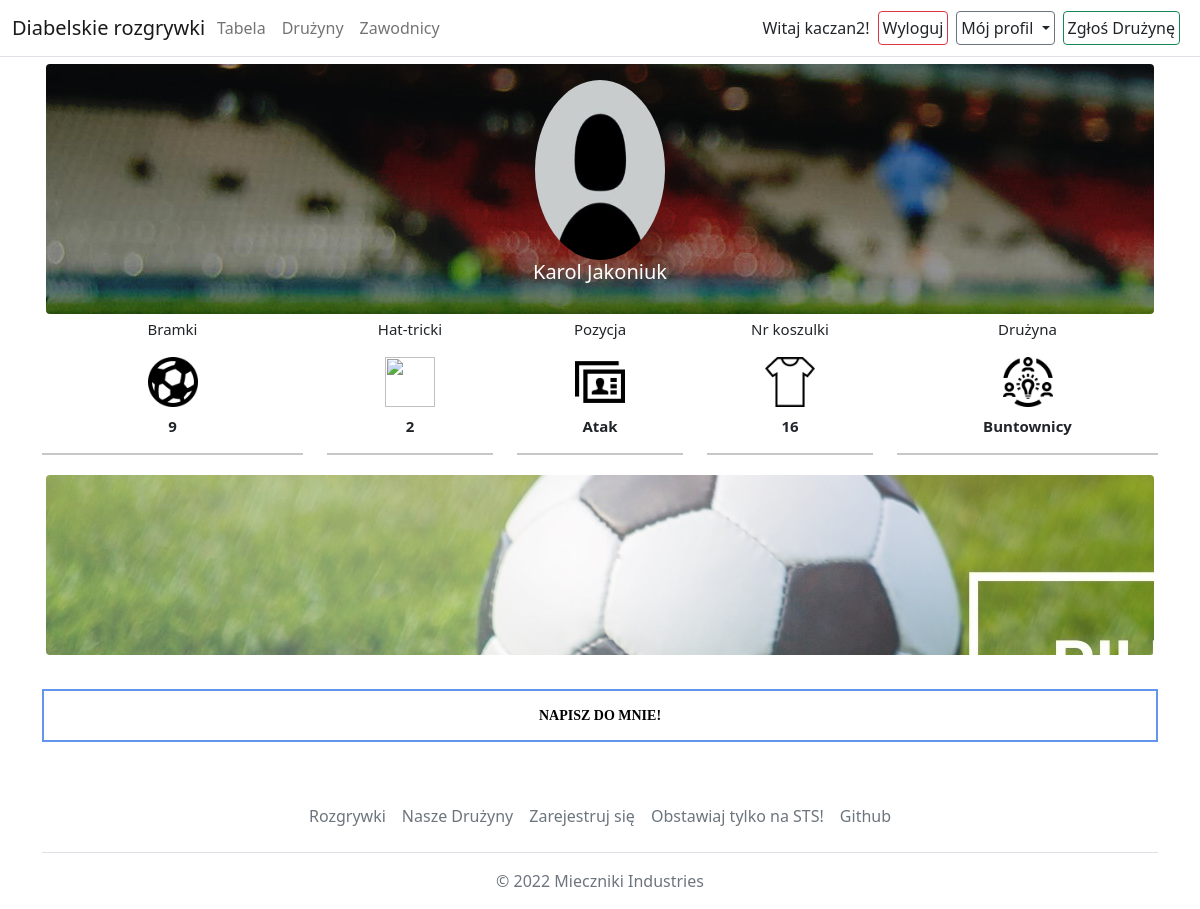
/player/6 (signed in), run on the app's committed database.
### Football/models.py (models this page shows, shortened)
class Player(models.Model):
    user = models.OneToOneField(User,on_delete=models.CASCADE,null=True)
    name = models.CharField(max_length=30)
    surname = models.CharField(max_length=30)
    position = models.ForeignKey(Position,on_delete=models.CASCADE,null=True)
    shirt_number = models.IntegerField(null=True, validators=[MinValueValidator(1),MaxValueValidator(99)])
    team = models.ForeignKey(Team,null=True,on_delete=models.SET_NULL)
    image = models.ImageField(upload_to='images/players/',null=False,default='images/default_profile_picture.jpg')
    captain = models.BooleanField(null=False,default=False)
    mod = models.BooleanField(null=False,default=False)
    def get_goals(self):
        goals = Goal.objects.all().filter(player = self)
        return len(goals)
    def get_hat_tricks(self):
        goals = Goal.objects.all().filter(player = self)
        goals = goals.values('match').annotate(total = Count('player'))
        count = 0
        for i in goals:
            if i['total'] >= 3:
                count+=1
        return count
    def get_absolute_url(self):
        return reverse('football:player_detail',args=[self.id])
    def __str__(self):
        return f'{self.name} {self.surname}'

class Position(models.Model):
    title = models.CharField(max_length=30)
    def __str__(self):
        return self.title

class Team(models.Model):
    name = models.CharField(max_length=30)
    slug = models.SlugField(max_length=30,unique=True)
    image = models.ImageField(upload_to='images/teams')
    def __str__(self):
        return self.name
    def get_absolute_url(self):
        return reverse('football:team_detail',args=[self.slug])

### Football/views.py (the view)
# urls.py: path('player/<int:id>',views.player_detail,name='player_detail'),
def player_detail(request,id):
    player = get_object_or_404(Player,id=id)
    if request.method=="POST":
        send_invite_to_team(f'Zostałeś zaproszony przez {request.user.player.__str__()} do drużyny'
                            f'{request.user.player.team.__str__()}',request.user.player,player,request.user.player.team)
        return redirect('football:all_players')
    return render(request, 'player/player_detail.html', {'player':player})

### Football/ext_methods.py (called while the page is built)
def get_teams(request):
    return {'teams' : Team.objects.all()}

### templates/player/player_detail.html (shortened to what this page needs)
{% extends 'base.html' %}
{% block content %}
    <div class="container">
        <div class="row m-1 bg-image  rounded " style="background-image: url(../../media/images/Stadion.jpg); max-width: 100%; height: 250px;">
            <div class="col-12 ">
                <img class="rounded-circle mt-3 mx-auto d-block img-fluid" style="width: 130px; height: 180px;" src="{{ player.image.url }}">
                <h3 class="text-center text-white" style="font-size: 20px;">{{ player.name }} {{ player.surname }}</h3>
            </div>
        </div>
        <div class="row"style="font-size: 15px;">
        <div class="col-sx-12 col-md-4 col-lg-3">
            <p class="text-center tracking-in-expand">Bramki</p>
            <img style="width: 50px;height: 50px" class="mx-auto d-block  grow " src="../../media/images/pilka.png">
            <p class="fw-bold text-center mt-2 tracking-in-expand ">{{ player.get_goals }}</p>
            <hr class="bg-dark border-2 border-top border-dark">
        </div>
        <div class="col-sx-12  col-md-4 col-lg-2">
            <p class="text-center tracking-in-expand">Hat-tricki</p>
            <img style="width: 50px;height: 50px" class="mx-auto d-block grow " src="../../media/images/star.png">
            <p class="fw-bold text-center mt-2 tracking-in-expand ">{{ player.get_hat_tricks }}</p>
            <hr class="bg-dark border-2 border-top border-dark">
        </div>
        <div class="col-sx-12  col-md-4 col-lg-2">
             <p class="text-center tracking-in-expand">Pozycja</p>
            <img style="width: 50px;height: 50px" class="mx-auto d-block grow " src="../../media/images/prof.png">
            <p class="fw-bold text-center mt-2 tracking-in-expand ">{{ player.position }}</p>
            <hr class="bg-dark border-2 border-top border-dark">
        </div>
        <div class="col-sx-12  col-md-6 col-lg-2">
            <p class="text-center tracking-in-expand">Nr koszulki</p>
            <img style="width: 50px;height: 50px" class="mx-auto d-block grow" src="../../media/images/shirt.png">
            <p class="fw-bold text-center mt-2 tracking-in-expand ">{{ player.shirt_number }}</p>
            <hr class="bg-dark border-2 border-top border-dark">
        </div>
        <div class="col-sx-12  col-md-6 col-lg-3">
            <p class="text-center tracking-in-expand">Drużyna</p>
            <img style="width: 50px;height: 50px" class="mx-auto d-block grow" src="../../media/images/team.png">
            <p class="mt-2 text-center tracking-in-expand "><a class=" fw-bold text-dark text-decoration-none " href="{{ player.team.get_absolute_url }}">{{ player.team }}</a> </p>
            <hr class="bg-dark border-2 border-top border-dark">
        </div>
        </div>
        <div class="row m-1 bg-image bg-body rounded d-sm-block d-none d-sm-none d-md-block" style="background-image: url(../../media/images/Stadion2.jpg); height: 15vw;">
        </div>
        <div class="row">
            {% if user.player != player %}
            <div class="col-sx-12 text-center button"><a class = "btnn btnn3 fw-bold scale-in-center " href="{% url 'football:send_message' player.id %}">Napisz do mnie!</a></div>
            {% endif %}
        </div>
    </div>
{% endblock %}

### templates/base.html (shortened to what this page needs)
{% load static %}
<!DOCTYPE html>
<html lang="en">
<head>
    <link href="https://cdn.jsdelivr.net/npm/bootstrap@5.1.3/dist/css/bootstrap.min.css" rel="stylesheet">
    {% load static %}
    <link rel="stylesheet" type="text/css" href="{% static 'style.css' %}">
</head>
<body>
    <header class="fixed-top">
        <nav class="navbar navbar-expand-md navbar-light bg-white border-bottom">
            <div class="container-fluid">
                <a class="navbar-brand me-1" href="{% url 'football:home' %}">Diabelskie rozgrywki</a>
                <div class="collapse navbar-collapse " id="navbarCollapse">
                    <ul class="navbar-nav me-auto mb-2 mb-md-0">
                        <li class="nav-item active">
                            <a class="nav-link" aria-current="page" href="{% url "football:table" %}">Tabela</a>
                        </li>
                        <li class="nav-item">
                            <a class="nav-link" href="{% url 'football:all_teams' %}">Drużyny </a>
                        </li>
                        <li class="nav-item">
                            <a class="nav-link" href="{% url 'football:all_players' %}">Zawodnicy </a>
                        </li>
                    </ul>
                        </div>
                    {% if user.is_authenticated %}
                        <span class="me-2 d-sm-block d-none d-sm-none d-md-block ">Witaj {{ user }}!</span><button class = "btn btn-outline-danger me-2 d-sm-block d-none d-sm-none d-md-block p-1"><a class="text-decoration-none text-dark" href = {% url "logout" %}>Wyloguj</a></button>
                        {% if user.player %}
                        <div class="dropdown d-sm-block d-none d-sm-none d-md-block">
                            <a class="dropdown-toggle btn me-2 btn-outline-secondary text-dark dropdown-toggle p-1" href="#" id="id3" role="button"
                                data-bs-toggle="dropdown" aria-expanded="false" >
                                Mój profil
                            </a>
                        </div>
                        {% endif %}
                        <button class="btn btn-outline-success me-2 d-sm-block d-none d-sm-none d-md-block p-1 ">
                            <a class="text-decoration-none text-dark " href = "{% url "football:register_team" %} ">Zgłoś Drużynę</a>
                        </button>
                    {% else %}
                        <button class="btn btn-outline-success me-2 "><a href = "{% url "login" %}" class="text-decoration-none text-dark">Zaloguj się</a></button>
                    {% endif %}
            </div>
        </nav>
    </header>
    <div id="content" class="container-fluid p-0">{% block content %} {% endblock %}</div>
    <div class="container">
  <footer class="footer mt-4">
    <ul class="nav justify-content-center border-bottom pb-3 mb-3">
      <li class="nav-item"><a href="{% url 'football:home' %}" class="nav-link px-2 text-muted">Rozgrywki</a></li>
      <li class="nav-item"><a href="{% url 'football:all_teams' %}" class="nav-link px-2 text-muted">Nasze Drużyny</a></li>
      <li class="nav-item"><a href="{% url 'users:register' %}" class="nav-link px-2 text-muted">Zarejestruj się</a></li>
      <li class="nav-item"><a href="https://www.sts.pl" class="nav-link px-2 text-muted">Obstawiaj tylko na STS!</a></li>
      <li class="nav-item"><a href="https://github.com/Miecznikk/szkieletowe_pilkanozna" class="nav-link px-2 text-muted">Github</a></li>
    </ul>
    <p class="text-center text-muted">&copy; 2022 Mieczniki Industries</p>
  </footer>
</div>
</body>
</html>

### static/style.css (style rules this page uses)
.grow { transition: all .2s ease-in-out; }
.tracking-in-expand { -webkit-animation: tracking-in-expand 0.7s cubic-bezier(0.215, 0.610, 0.355, 1.000) both; animation: tracking-in-expand 0.7s cubic-bezier(0.215, 0.610, 0.355, 1.000) both; animation-duration: 2s; }
.scale-in-center { -webkit-animation: scale-in-center 0.5s cubic-bezier(0.250, 0.460, 0.450, 0.940) both; animation: scale-in-center 0.5s cubic-bezier(0.250, 0.460, 0.450, 0.940) both; animation-duration: 2s; }
.btnn { position: relative; display: block; color: black; font-size: 14px; font-family: "montserrat"; text-decoration: none; margin: 30px 0; border: 2px solid #6495ED; padding: 14px 60px; text-transform: uppercase; overflow: hidden; transition: 1s all ease; }
.btnn::before { background: #6495ED; background: #6495ED; content: ""; position: absolute; top: 50%; left: 50%; transform: translate(-50%,-50%); z-index: -1; transition: all 0.6s ease; }
.btnn3::before { width: 100%; height: 0%; transform: translate(-50%,-50%) rotate(45deg); }

### templates/base.html (style rules this page uses)
body { padding-top:60px; }

### data on the page
Player: image (placeholder picture), name "Karol", surname "Jakoniuk", get_goals "9", get_hat_tricks "2", position "Atak", shirt_number "16", team "Buntownicy"

### other printed values
{{ user }} "kaczan2"
